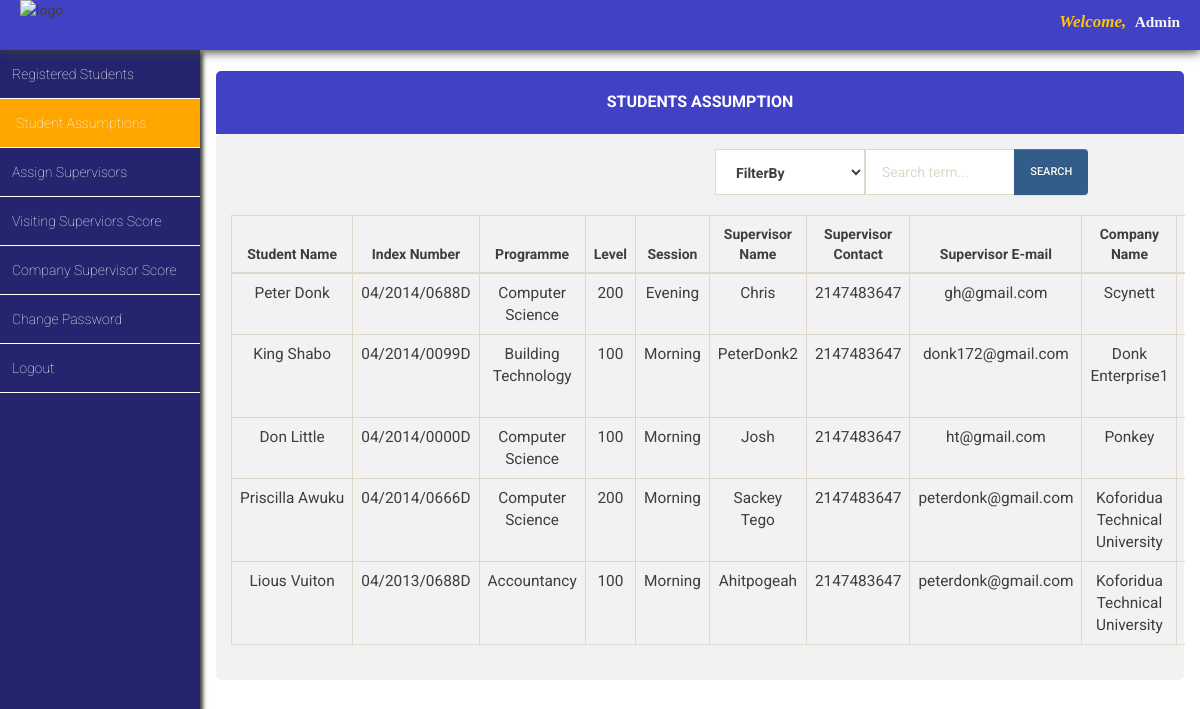
The app's page /admin/students_assumptions/students_assumptions.php with its own data.
### tables this page shows
CREATE TABLE `students_assumption` (
  `id` int(11) NOT NULL,
  `first_name` varchar(200) NOT NULL,
  `last_name` varchar(200) NOT NULL,
  `other_name` varchar(200) NOT NULL,
  `index_number` varchar(200) NOT NULL,
  `level` varchar(200) NOT NULL,
  `programme` varchar(200) NOT NULL,
  `session` varchar(200) NOT NULL,
  `company_name` varchar(200) NOT NULL,
  `supervisor_name` varchar(200) NOT NULL,
  `supervisor_contact` int(20) NOT NULL,
  `supervisor_email` varchar(100) NOT NULL,
  `company_region` varchar(200) NOT NULL,
  `company_address` mediumtext NOT NULL,
  `registration_type` varchar(200) NOT NULL,
  `date` timestamp NOT NULL DEFAULT CURRENT_TIMESTAMP ON UPDATE CURRENT_TIMESTAMP
);

### admin/students_assumptions/students_assumptions.php (the view, shortened to what this page needs)
<?php
include '../../database_connection/database_connection.php';
$mysql_query_1 = "SELECT * FROM students_assumption";
 ?>
<!DOCTYPE html>
<html lang="en" class="bg-pink">
<head>
  <link rel="stylesheet" href="../../css/bootstrap-theme.min.css"/>
  <link rel="stylesheet" href="../../css/bootstrap.min.css"/>
  <link rel="stylesheet" href="../../css/main_page_style.css"/>
  <link rel="stylesheet" href="students_assumptions.css"/>
</head>
<body>
<div id="top-navigation">
<div id="header_logo"><img src="../../img/header_log.png" class="img-responsive" alt="logo" style="float:left;width:150px; height:50px;position:relative;left:20px"/></div>
<div id="student_name"><span style="color:rgb(255, 198, 0);font-size:1.1em"><em>Welcome,</em>&nbsp; </span><span style="font-family:serif"><?php echo "Admin"?></span></div>
</div>
<div id="left_side_bar">
<ul id="menu_list">
  <a class="menu_items_link" href="../view_registered_students/view_registered_students.php"><li class="menu_items_list">Registered Students</li></a>
  <a class="menu_items_link" href="students_assumptions.php"><li class="menu_items_list" style="background-color:orange;padding-left:16px">Student Assumptions</li></a>
  <a class="menu_items_link" href="../assign_supervisors/assign_supervisors.php"><li class="menu_items_list">Assign Supervisors</li></a>
  <a class="menu_items_link" href="../visiting_score/visiting_supervisors_score.php"><li class="menu_items_list">Visiting Superviors Score</li></a>
  <a class="menu_items_link" href="../company_score/company_supervisor_score.php"><li class="menu_items_list">Company Supervisor Score</li></a>
  <a class="menu_items_link" href="../change_password/change_password.php"><li class="menu_items_list">Change Password</li></a>
  <a class="menu_items_link" href="../../index.php"><li class="menu_items_list">Logout</li></a>
</ul>
</div>
<div class="container-fluid">
<div id="main_content">
    <div class = "panel">
       <div class = "panel-heading phead">
          <h2 class = "panel-title ptitle"> Students Assumption </h2>
       </div>
            <div class = "panel-body pbody">
              <form method="post" action="">
                  <div class="row">
                      <div class="col-xs-5 col-xs-offset-6">
              		    <div class="input-group">
                              <div class="input-group-btn search-panel">
                                  <select class="form-control search_by_side" name="filter-by">
                                    <option>FilterBy</option>
                                  </select>
                              </div>
                              <input type="text" class="form-control" name="txt_search_term" placeholder="Search term...">
                              <span class="input-group-btn">
                                  <input type="submit" class="btn btn-primary" value="search" name="btn_search" id="btn_search">
                              </span>
                            </form>
                          </div>
                      </div>
              	</div>
              <br>
              <table class="table table-bordered table-hover">
                  <thead>
                    <tr>
                        <th style="text-align:center">Student Name</th>
                        <th style="text-align:center">Index Number</th>
                        <th style="text-align:center">Programme</th>
                        <th style="text-align:center">Level</th>
                        <th style="text-align:center">Session</th>
                        <th style="text-align:center">Supervisor Name</th>
                        <th style="text-align:center">Supervisor Contact</th>
                        <th style="text-align:center" width="5%">Supervisor E-mail</th>
                        <th style="text-align:center">Company Name</th>
                        <th style="text-align:center">Company Region</th>
                    </tr>
                  </thead>
                  <tbody>
                    <?php
                    $mysql_query_command_1 = $mysql_query_1;
                    $execute_result_query = mysqli_query($conn,$mysql_query_command_1);
                    while ($row_set = mysqli_fetch_array($execute_result_query)){
                      echo "<tr style='text-align:center;font-size:1.1em'>";
                      echo "<td>".$row_set["first_name"]."&nbsp;".$row_set["last_name"]."</td>";
                      echo "<td>".$row_set["index_number"]."</td>";
                      echo "<td>".$row_set["programme"]."</td>";
                      echo "<td>".$row_set["level"]."</td>";
                      echo "<td>".$row_set["session"]."</td>";
                      echo "<td>".$row_set["supervisor_name"]."</td>";
                      echo "<td>".$row_set["supervisor_contact"]."</td>";
                      echo "<td>".$row_set["supervisor_email"]."</td>";
                      echo "<td>".$row_set["company_name"]."</td>";
                      echo "<td>".$row_set["company_region"]."</td>";
                      echo "</tr>";
                    }
                     ?>
                  </tbody>
            </table>
     </div>
</body>
</html>

### css/main_page_style.css (style rules this page uses)
* { margin: 0; padding: 0; }
#top-navigation { position: fixed; width: 100%; height: 50px; background-color: rgba(27, 27, 187, 0.83); box-shadow: 0 2px 10px; z-index: 4; }
#top-navigation #student_name { color: whitesmoke; float: right; margin-right: 20px; font-size: 1.1em; font-weight: bold; margin-top: 10px; font-family: serif; }
#left_side_bar { height: 92vh; float: left; margin-top: 50px; overflow: auto; background-color: rgba(18, 18, 99, 0.92); position: fixed; box-shadow: 3px 2px 4px; width: 200px; z-index: 2; }
#left_side_bar #menu_list a { text-decoration: none; color: white; font-size: 1em; }
#left_side_bar #menu_list li { text-decoration-style: none; padding: 14px 10px 14px 12px; border-bottom: 1px solid white; font-weight: lighter; }
#main_content { background-color: white; margin-top: 50px; float: right; padding-left: 200px; width: 100%; height: 92vh; overflow-y: auto; overflow-x: auto; }
@media only screen and (min-width: 320px) { #left_side_bar { width: 160px; } }
@media only screen and (min-width: 320px) { #left_side_bar #menu_list a { font-size: .8em; } }
@media only screen and (min-width: 320px) { #left_side_bar #menu_list li { padding: 14px 10px 14px 8px; } }
@media only screen and (min-width: 320px) { #main_content { padding-left: 160px; } }
@media only screen and (min-width: 480px) { #left_side_bar { width: 160px; } }
@media only screen and (min-width: 480px) { #left_side_bar #menu_list a { font-size: .8em; } }
@media only screen and (min-width: 480px) { #left_side_bar #menu_list li { padding: 14px 10px 14px 8px; } }
@media only screen and (min-width: 480px) { #main_content { padding-left: 160px; } }
@media only screen and (min-width: 992px) { #left_side_bar { width: 200px; } }
@media only screen and (min-width: 992px) { #left_side_bar #menu_list a { font-size: 1em; } }
@media only screen and (min-width: 992px) { #left_side_bar #menu_list li { padding: 14px 10px 14px 12px; } }
@media only screen and (min-width: 992px) { #main_content { padding-left: 200px; } }
@media only screen and (min-width: 1200px) { #left_side_bar { width: 200px; } }
@media only screen and (min-width: 1200px) { #left_side_bar #menu_list a { font-size: 1em; } }
@media only screen and (min-width: 1200px) { #left_side_bar #menu_list li { padding: 14px 10px 14px 12px; } }
@media only screen and (min-width: 1200px) { #main_content { padding-left: 200px; } }

### admin/students_assumptions/students_assumptions.css (style rules this page uses)
.search_by_side { width: 150px !important; font-weight: bold; }
.table { width: 100% !important; }
.phead { padding: 20px; margin-top: 20px; width: 100%; text-align: center; font-weight: bold; background-color: rgba(27, 27, 187, 0.83); border-top-left-radius: 5px; border-top-right-radius: 5px; color: white; }
.ptitle { font-size: 16px !important; font-weight: bold !important; }
.pbody { background-color: rgba(232, 232, 232, 0.56); border-radius: 5px; }

### records on screen
students_assumption: first_name "Peter", last_name "Donk", index_number "04/2014/0688D", programme "Computer Science", level "200", session "Evening", supervisor_name "Chris", supervisor_contact "2147483647", supervisor_email "gh@gmail.com", company_name "Scynett"
students_assumption: first_name "King", last_name "Shabo", index_number "04/2014/0099D", programme "Building Technology", level "100", session "Morning", supervisor_name "PeterDonk2", supervisor_contact "2147483647", supervisor_email "donk172@gmail.com", company_name "Donk Enterprise1"
students_assumption: first_name "Don", last_name "Little", index_number "04/2014/0000D", programme "Computer Science", level "100", session "Morning", supervisor_name "Josh", supervisor_contact "2147483647", supervisor_email "ht@gmail.com", company_name "Ponkey"
students_assumption: first_name "Priscilla", last_name "Awuku", index_number "04/2014/0666D", programme "Computer Science", level "200", session "Morning", supervisor_name "Sackey Tego", supervisor_contact "2147483647", supervisor_email "peterdonk@gmail.com", company_name "Koforidua Technical University"
students_assumption: first_name "Lious", last_name "Vuiton", index_number "04/2013/0688D", programme "Accountancy", level "100", session "Morning", supervisor_name "Ahitpogeah", supervisor_contact "2147483647", supervisor_email "peterdonk@gmail.com", company_name "Koforidua Technical University"
